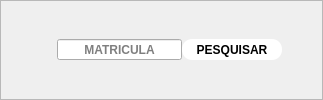
       <widget class="QFrame" name="frame">
        <property name="sizePolicy">
         <sizepolicy hsizetype="Ignored" vsizetype="Preferred">
          <horstretch>0</horstretch>
          <verstretch>0</verstretch>
         </sizepolicy>
        </property>
        <property name="maximumSize">
         <size>
          <width>1900</width>
          <height>100</height>
         </size>
        </property>
        <property name="styleSheet">
         <string notr="true">#frame{
		background-color: rgb(3, 142, 142);
}</string>
        </property>
        <property name="frameShape">
         <enum>QFrame::StyledPanel</enum>
        </property>
        <property name="frameShadow">
         <enum>QFrame::Raised</enum>
        </property>
        <layout class="QGridLayout" name="gridLayout_2">
         <property name="leftMargin">
          <number>0</number>
         </property>
         <property name="topMargin">
          <number>0</number>
         </property>
         <property name="rightMargin">
          <number>0</number>
         </property>
         <property name="bottomMargin">
          <number>0</number>
         </property>
         <property name="spacing">
          <number>0</number>
         </property>
         <item row="0" column="3">
          <widget class="QLineEdit" name="matricula">
           <property name="maximumSize">
            <size>
             <width>351</width>
             <height>21</height>
            </size>
           </property>
           <property name="font">
            <font>
             <weight>75</weight>
             <bold>true</bold>
            </font>
           </property>
           <property name="alignment">
            <set>Qt::AlignCenter</set>
           </property>
           <property name="placeholderText">
            <string>MATRICULA</string>
           </property>
          </widget>
         </item>
         <item row="0" column="4">
          <widget class="QPushButton" name="bt_pesquisar">
           <property name="minimumSize">
            <size>
             <width>100</width>
             <height>0</height>
            </size>
           </property>
           <property name="maximumSize">
            <size>
             <width>100</width>
             <height>23</height>
            </size>
           </property>
           <property name="font">
            <font>
             <family>MS Shell Dlg 2</family>
             <weight>75</weight>
             <bold>true</bold>
             <kerning>true</kerning>
            </font>
           </property>
           <property name="cursor">
            <cursorShape>PointingHandCursor</cursorShape>
           </property>
           <property name="styleSheet">
            <string notr="true">#bt_pesquisar{

	background-color:rgb(255, 255,255);
	color: rgb(0, 0, 0);
	border-radius: 10px
}
#bt_pesquisar:hover{

	
	
	background-color:#bf40bf;
	
	color: rgb(255, 255, 255);
	
}
</string>
           </property>
           <property name="text">
            <string>PESQUISAR</string>
           </property>
          </widget>
         </item>
         <item row="0" column="1">
          <spacer name="horizontalSpacer_10">
           <property name="orientation">
            <enum>Qt::Horizontal</enum>
           </property>
           <property name="sizeHint" stdset="0">
            <size>
             <width>40</width>
             <height>5</height>
            </size>
           </property>
          </spacer>
         </item>
         <item row="0" column="5">
          <spacer name="horizontalSpacer_9">
           <property name="orientation">
            <enum>Qt::Horizontal</enum>
           </property>
           <property name="sizeHint" stdset="0">
            <size>
             <width>40</width>
             <height>5</height>
            </size>
           </property>
          </spacer>
         </item>
         <item row="0" column="0">
          <widget class="QLabel" name="label_8">
           <property name="maximumSize">
            <size>
             <width>400</width>
             <height>70</height>
            </size>
           </property>
           <property name="text">
            <string/>
           </property>
           <property name="pixmap">
            <pixmap>../imagem/logomenor.png</pixmap>
           </property>
          </widget>
         </item>
         <item row="0" column="2">
          <widget class="QLabel" name="status_proprietario">
           <property name="font">
            <font>
             <family>Arial</family>
             <pointsize>11</pointsize>
             <weight>75</weight>
             <bold>true</bold>
            </font>
           </property>
           <property name="styleSheet">
            <string notr="true">#status_proprietario{
	color: rgb(255, 255, 255)
}</string>
           </property>
           <property name="text">
            <string/>
           </property>
          </widget>
         </item>
        </layout>
       </widget>
